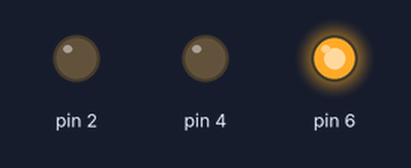
The sketch below on a simulated Arduino Uno, built with avr-gcc and run on an emulated ATmega328P. Shown: output pins drawn as LEDs (lit = HIGH).

Above: at 1.5 s.
At 3.5 s:
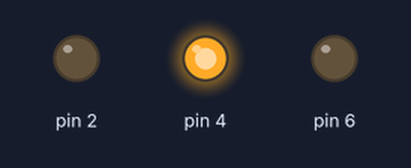
At 5.5 s:
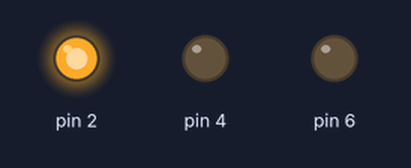
Timing chart, 0 to 9.1 s (numbered marks = the images above):
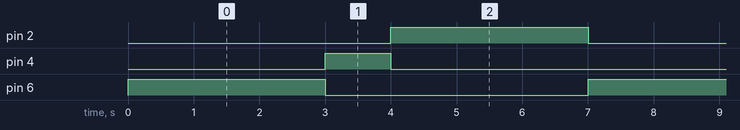

Measured:
- by itself, pin 2, pin 6: alternates HIGH for 3.0 s and LOW for 4.0 s
- by itself, pin 4: alternates HIGH for 1.0 s and LOW for 6.0 s
- by itself, everything shown: repeats every 7.0 s, in 4 steps

The sketch:

Traffic_Light.ino
```cpp
void setup(){
 pinMode(2,OUTPUT);
 pinMode(4,OUTPUT);
 pinMode(6,OUTPUT);
}
void loop(){
 digitalWrite(6,HIGH);
 delay(3000);
 digitalWrite(6,LOW);
 digitalWrite(4,HIGH);
 delay(1000);
 digitalWrite(4,LOW);
 digitalWrite(2,HIGH);
 delay(3000);
 digitalWrite(2,LOW);
}
```
